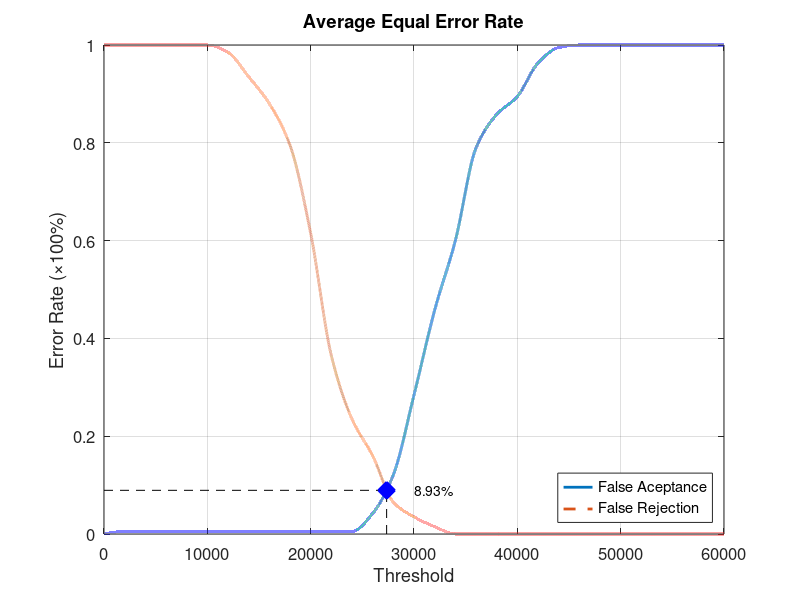
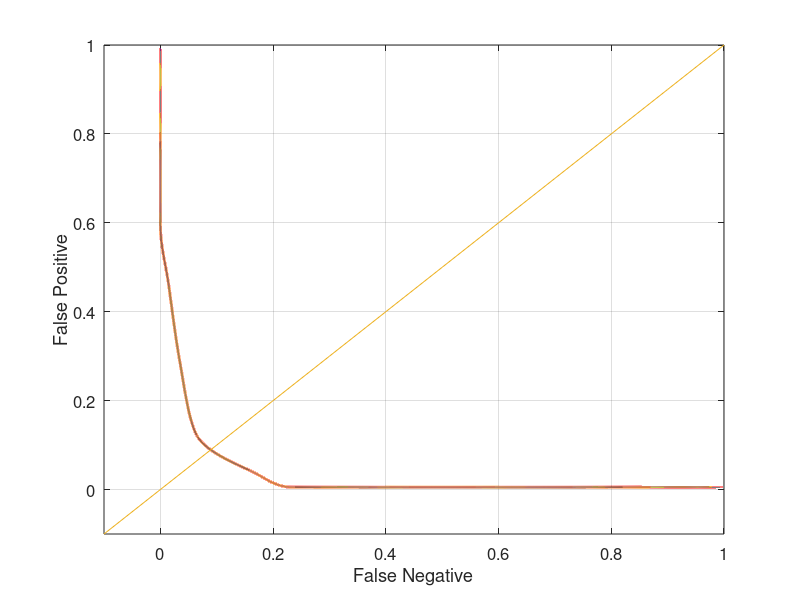

These figures' MATLAB source, in order:
function yEER = Database3_1
close all;
clear;
clc;
x = 0:2000:60000;
xq = 0:0.5:60000;

y0 = [0 0.00526316 0.00526316 0.00526316 0.00526316 0.00526316 0.00526316 0.00526316 0.00526316 0.00526316 0.00526316 0.00526316 0.00526316 0.0421053 0.121053 0.284211 0.457895 0.6 0.789474 0.857895 0.894737 0.963158 0.994737 1 1 1 1 1 1 1 1];
yy0 = interp1(x, y0, xq, 'pchip');
y1 = [1 1 1 1 1 1 0.985 0.935 0.88 0.795 0.615 0.365 0.235 0.16 0.065 0.035 0.015 0 0 0 0 0 0 0 0 0 0 0 0 0 0];
yy1 = interp1(x, y1, xq, 'pchip');

% Calculating EER: 
y2 = abs(y0 - y1);
find(y2 == min(y2))
yy2 = abs(yy0 - yy1);
xEER = find(yy2 == min(yy2));
xEERIndex = xq(xEER) % X-axis EER
yEER = yy0(xEER) % Y-axis EER

main = figure
plot(xq, yy0,'-','LineWidth', 2);	hold on
plot(xq, yy1,'--','LineWidth', 2);	hold on
plot([xEERIndex xEERIndex], [0 yEER], 'k--');	hold on
plot([0 xEERIndex], [yEER yEER], 'k--');	hold on
plot(xEERIndex, yEER, 'bx', 'LineWidth', 10);	hold on
text(xEERIndex + 10 * xEERIndex / 100, yEER, [num2str(round((10000 * yEER)) / 100) '%'])
legend('False Aceptance', 'False Rejection', 'Location', 'SouthEast')
xlabel('Threshold')
ylabel('Error Rate (\times100%)')
title('Average Equal Error Rate')
set(gca, 'FontSize', 12)
axis([0 60000 0 1])
grid on

print(main, 'Database3_1Main', '-dpng');
FNRxFPR = figure('Color', [1 1 1]);
plot(yy1, yy0, '-', yy1, yy0, 'LineWidth', 2);
hold on
y = -0.1:0.1:1
plot(y, y); 
set(gca, 'FontSize', 12)
xlabel('False Negative')
ylabel('False Positive')
axis([-0.1 1 -0.1 1])
set(gca, 'FontSize', 12)
grid on

print(FNRxFPR, 'Database3_1FNRxFPR','-dpng');
end
